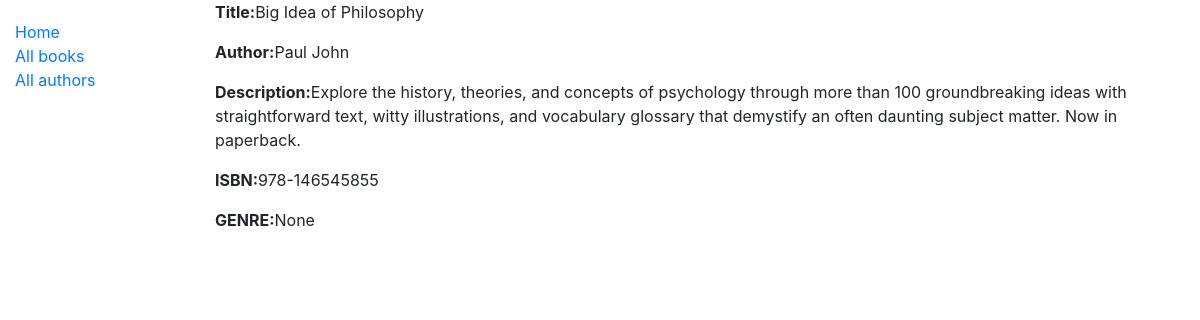
The page /book/2 on the database its author committed.
### catalog/models.py (models this page shows, shortened)
class Book(models.Model):
	title = models.CharField(max_length=200, help_text='enter the title of book')
	author = models.ForeignKey(Author, on_delete=models.SET_NULL, null=True)
	summary = models.TextField(max_length=1000, help_text='Enter the brief description of the book')
	isbn = models.CharField(max_length=13, help_text='Enter 13 digit <a href="https://www.isbn-international.org/content/what-isbn">ISBN number</a>')
	genre = models.ManyToManyField(Genre, help_text='Select a Genre for this book')
	language = models.ForeignKey(Language, on_delete=models.SET_NULL, null=True)
	def display_genre(self):
		"""Create a string for the Genre. This is required to display genre in Admin."""
		return ', '.join(genre.name for genre in self.genre.all()[:3])
	display_genre.short_description = 'Genre'

class Author(models.Model):
	first_name = models.CharField(max_length=100)
	last_name = models.CharField(max_length=100)
	date_of_birth = models.DateField(null=True, blank=True)
	date_of_death = models.DateField(null=True, blank=True)
	class Meta:
		ordering = ['last_name', 'first_name']
	def __str__(self):
		return '%s %s' % (self.last_name, self.first_name)

### catalog/views.py (the view)
# urls.py: path('book/<int:pk>',views.BookDetailView.as_view(), name='book-detail'),
class BookDetailView(DetailView):
	print('check detail')
	model = Book
	context_object_name ='bookdetail'
	queryset = Book.objects.all()
	template_name = 'book_detail.html'  # Specify your own template name/location

### catalog/templates/book_detail.html (shortened to what this page needs)
{% extends "base.html" %}
{% block content %}
{% if bookdetail %}
<p><strong>Title:</strong>{{bookdetail.title}}</p>
<p><strong>Author:</strong>{{bookdetail.author}}</p>
<p><strong>Description:</strong>{{bookdetail.summary}}</p>
<p><strong>ISBN:</strong>{{bookdetail.isbn}}</p>
<p><strong>GENRE:</strong>{{bookdetail.genre.name}}</p>
{% endif %}
{% endblock %}

### rows shown on the page
Book: title "Big Idea of Philosophy", author "Paul John", summary "Explore the history, theories, and concepts of psychology through more than 100 groundbreaking ideas with straightforward text, witty illustrations, and vocabulary glossary that demystify an often daunting subject matter. Now in paperback.", isbn "978-146545855", genre.name "None"
